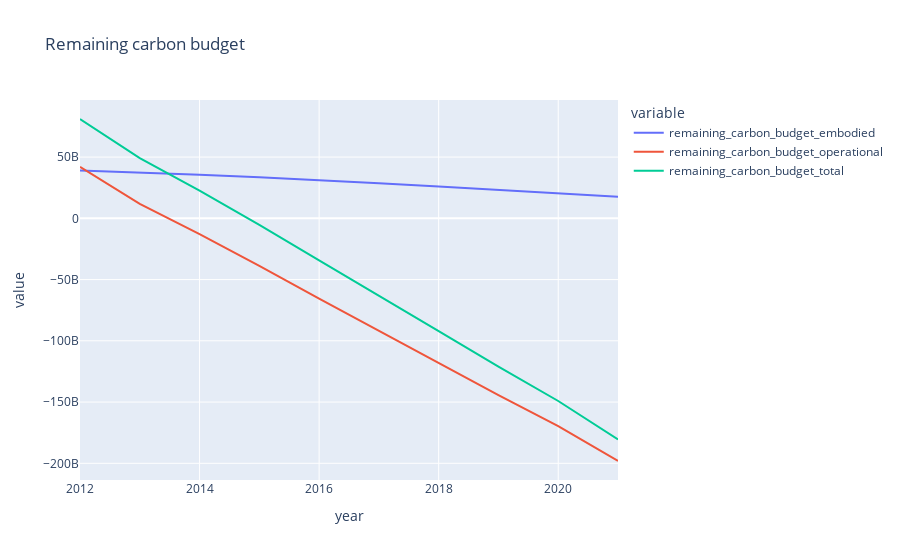

Notebook source saved alongside this figure:
### Code cell
carbon_budget_embodied = 41000000000 # 41 billion kgCO2eq 
df['embodied_cumulative'] = df['embodied'].cumsum()
df['remaining_carbon_budget_embodied'] = carbon_budget_embodied - df['embodied_cumulative']
carbon_budget_operational = 71000000000 # 71 billion kgCO2eq 
df['operational_cumulative'] = df['operational'].cumsum()
df['remaining_carbon_budget_operational'] = carbon_budget_operational - df['operational_cumulative']
carbon_budget_total = carbon_budget_embodied + carbon_budget_operational
df['total'] = df['embodied'] + df['operational']
df['total_cumulative'] = df['total'].cumsum()
df['remaining_carbon_budget_total'] = carbon_budget_total - df['total_cumulative']

fig = px.line(df, x='year', y=['remaining_carbon_budget_embodied', 'remaining_carbon_budget_operational', 'remaining_carbon_budget_total'],
              title="Remaining carbon budget")
fig.show()

### Figure 1 — Plotly figure (JSON) as saved in the notebook; plotly's stock layout.template omitted (floating-point values rounded to 4 significant figures)
{"data": [{"hovertemplate": "variable=remaining_carbon_budget_embodied<br>year=%{x}<br>value=%{y}<extra></extra>", "legendgroup": "remaining_carbon_budget_embodied", "line": {"color": "#636efa", "dash": "solid"}, "marker": {"symbol": "circle"}, "mode": "lines", "name": "remaining_carbon_budget_embodied", "orientation": "v", "showlegend": true, "type": "scatter", "x": [2012, 2013, 2014, 2015, 2016, 2017, 2018, 2019, 2020, 2021], "xaxis": "x", "y": [39106770432, 37448123978, 35639230246, 33480037474, 31200035853, 28710876112, 26013713214, 23100832475, 20451726509, 17630920609], "yaxis": "y"}, {"hovertemplate": "variable=remaining_carbon_budget_operational<br>year=%{x}<br>value=%{y}<extra></extra>", "legendgroup": "remaining_carbon_budget_operational", "line": {"color": "#EF553B", "dash": "solid"}, "marker": {"symbol": "circle"}, "mode": "lines", "name": "remaining_carbon_budget_operational", "orientation": "v", "showlegend": true, "type": "scatter", "x": [2012, 2013, 2014, 2015, 2016, 2017, 2018, 2019, 2020, 2021], "xaxis": "x", "y": [41990000000.0, 11759604675, -12930000000.0, -38740000000.0, -65460000000.0, -91670000000.0, -118100000000.0, -144254268920, -169600000000.0, -198125878525], "yaxis": "y"}, {"hovertemplate": "variable=remaining_carbon_budget_total<br>year=%{x}<br>value=%{y}<extra></extra>", "legendgroup": "remaining_carbon_budget_total", "line": {"color": "#00cc96", "dash": "solid"}, "marker": {"symbol": "circle"}, "mode": "lines", "name": "remaining_carbon_budget_total", "orientation": "v", "showlegend": true, "type": "scatter", "x": [2012, 2013, 2014, 2015, 2016, 2017, 2018, 2019, 2020, 2021], "xaxis": "x", "y": [81100000000.0, 49207728653, 22710000000.0, -5257000000.0, -34260000000.0, -62960000000.0, -92130000000.0, -121153436445, -149100000000.0, -180494957916], "yaxis": "y"}], "layout": {"legend": {"title": {"text": "variable"}, "tracegroupgap": 0}, "title": {"text": "Remaining carbon budget"}, "xaxis": {"anchor": "y", "domain": [0, 1], "title": {"text": "year"}}, "yaxis": {"anchor": "x", "domain": [0, 1], "title": {"text": "value"}}}}
